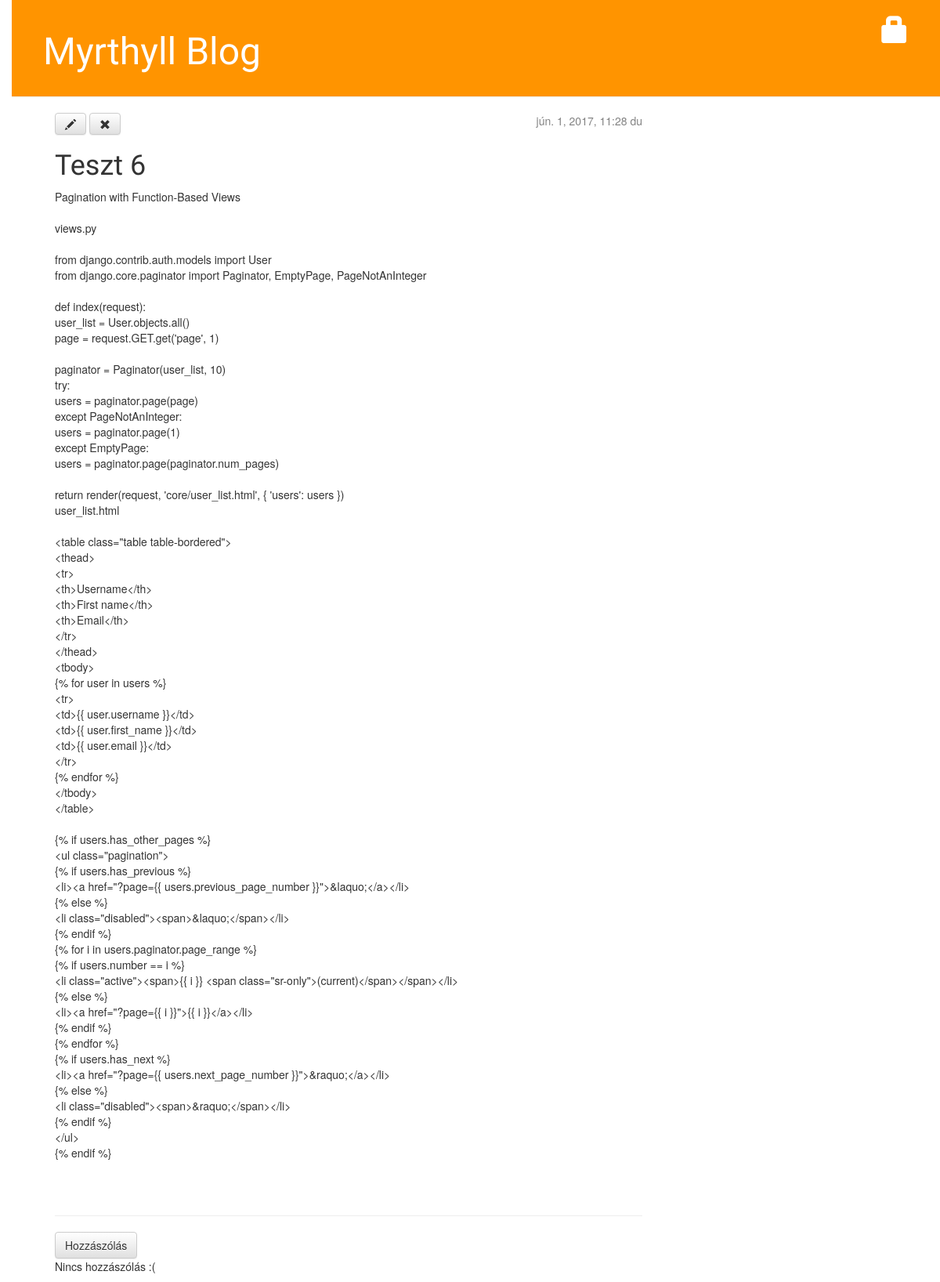
Screenshot of /post/9/ with the database file from the repository.
### blog/models.py (models this page shows, shortened)
class Post(models.Model):
    author = models.ForeignKey('auth.User')
    title = models.CharField(max_length=200)
    text = models.TextField()
    created_date = models.DateTimeField(
        default=timezone.now)
    published_date = models.DateTimeField(
        blank=True, null=True)

### blog/views.py (the view)
# urls.py: url(r'^post/(?P<pk>[0-9]+)/$', views.post_detail, name='post_detail'),
def post_detail(request, pk):
    post = get_object_or_404(Post, pk=pk)
    return render(request, 'blog/post_detail.html', {'post': post})

### blog/templates/blog/post_detail.html
{% extends 'blog/base.html' %}
{% block content %}
    <div class="post">
        {% if post.published_date %}
            <div class="date">
                {{ post.published_date }}
            </div>
        {% else %}
            <a class="btn btn-default"
               href="{% url 'post_publish' pk=post.pk %}">Közzétesz</a>
        {% endif %}
        <a class="btn btn-default"
           href="{% url 'post_edit'	pk=post.pk %}"><span class="glyphicon
           glyphicon-pencil"></span></a>
        <a class="btn btn-default"
           href="{% url 'post_remove' pk=post.pk %}"><span
                class="glyphicon glyphicon-remove"></span></a>
        <h1>{{ post.title }}</h1>
        <p>{{ post.text|linebreaksbr }}</p>
    </div>
    <hr>
    <a class="btn btn-default"
       href="{% url 'add_comment_to_post' pk=post.pk %}">Hozzászólás</a>
    {% for comment in post.comments.all %}
        {% if user.is_authenticated or comment.approved_comment %}
            <div class="comment">
                <div class="date">
                    {{ comment.created_date }}
                    {% if not comment.approved_comment %}
                        <a class="btn btn-default"
                           href="{% url 'comment_remove' pk=comment.pk %}"><span
                                class="glyphicon glyphicon-remove"></span></a>
                        <a class="btn btn-default"
                           href="{% url 'comment_approve' pk=comment.pk %}"><span
                                class="glyphicon glyphicon-ok"></span></a>
                    {% endif %}
                </div>
                <strong>{{ comment.author }}</strong>
                <p>{{ comment.text|linebreaks }}</p>
            </div>
        {% endif %}
    {% empty %}
        <p>Nincs hozzászólás :(</p>
    {% endfor %}
{% endblock %}

### blog/static/css/blog.css (style rules this page uses)
body { padding-left: 15px; }
h1, h2, h3, h4 { font-family: 'Lobster', cursive; }
.date { float: right; color: #828282; }
.post { margin-bottom: 70px; }

### rows the page displays
Post: published_date "jún. 1, 2017, 11:28 du", title "Teszt 6", text "Pagination with Function-Based Views views.py from django.contrib.auth.models import User from django.core.paginator import Paginator, EmptyPage, PageNotAnInteger def index(request): user_list = User.objects.all() page = request.GET.get('page', 1) paginator = Paginator(user_list, 10) try: users = paginator.page(page) except PageNotAnInteger: users = paginator.page(1) except EmptyPage: users = paginator.page(paginator.num_pages) return render(request, 'core/user_list.html', { 'users': users }) user_list.html <table class=\"table table-bordered\"> <thead> <tr> <th>Username</th> <th>First name</th> <th>Email</th> </tr> </thead> <tbody> {% for user in users %} <tr> <td>{{ user.username }}</td>…"
